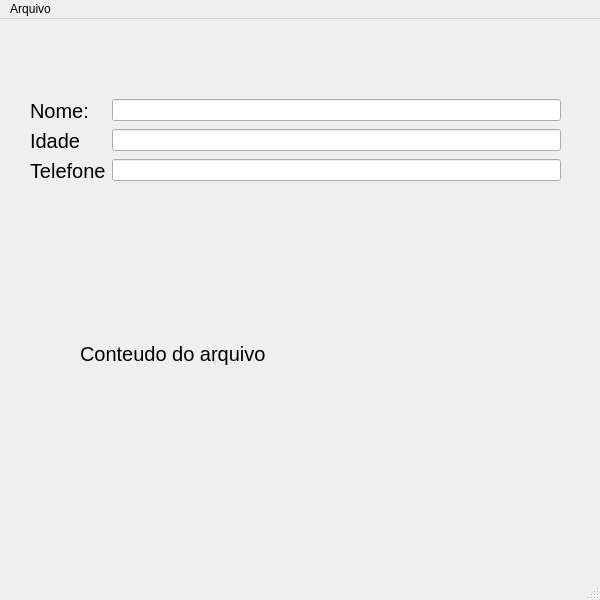
<?xml version="1.0" encoding="UTF-8"?>
<ui version="4.0">
 <class>MainWindow</class>
 <widget class="QMainWindow" name="MainWindow">
  <property name="geometry">
   <rect>
    <x>0</x>
    <y>0</y>
    <width>600</width>
    <height>600</height>
   </rect>
  </property>
  <property name="windowTitle">
   <string>MainWindow</string>
  </property>
  <widget class="QWidget" name="centralwidget">
   <widget class="QLabel" name="label_4">
    <property name="geometry">
     <rect>
      <x>80</x>
      <y>320</y>
      <width>400</width>
      <height>30</height>
     </rect>
    </property>
    <property name="font">
     <font>
      <pointsize>15</pointsize>
     </font>
    </property>
    <property name="text">
     <string>Conteudo do arquivo</string>
    </property>
   </widget>
   <widget class="QLabel" name="label_5">
    <property name="geometry">
     <rect>
      <x>40</x>
      <y>380</y>
      <width>511</width>
      <height>121</height>
     </rect>
    </property>
    <property name="text">
     <string/>
    </property>
   </widget>
   <widget class="QWidget" name="">
    <property name="geometry">
     <rect>
      <x>30</x>
      <y>80</y>
      <width>531</width>
      <height>201</height>
     </rect>
    </property>
    <layout class="QFormLayout" name="formLayout">
     <item row="0" column="0">
      <widget class="QLabel" name="label">
       <property name="font">
        <font>
         <pointsize>15</pointsize>
        </font>
       </property>
       <property name="text">
        <string>Nome:</string>
       </property>
      </widget>
     </item>
     <item row="0" column="1">
      <widget class="QLineEdit" name="lineEdit">
       <property name="text">
        <string/>
       </property>
      </widget>
     </item>
     <item row="1" column="0">
      <widget class="QLabel" name="label_2">
       <property name="font">
        <font>
         <pointsize>15</pointsize>
        </font>
       </property>
       <property name="text">
        <string>Idade</string>
       </property>
      </widget>
     </item>
     <item row="1" column="1">
      <widget class="QLineEdit" name="lineEdit_2"/>
     </item>
     <item row="2" column="0">
      <widget class="QLabel" name="label_3">
       <property name="font">
        <font>
         <pointsize>15</pointsize>
        </font>
       </property>
       <property name="text">
        <string>Telefone</string>
       </property>
      </widget>
     </item>
     <item row="2" column="1">
      <widget class="QLineEdit" name="lineEdit_3"/>
     </item>
    </layout>
   </widget>
  </widget>
  <widget class="QMenuBar" name="menubar">
   <property name="geometry">
    <rect>
     <x>0</x>
     <y>0</y>
     <width>600</width>
     <height>22</height>
    </rect>
   </property>
   <widget class="QMenu" name="menuArquivo">
    <property name="title">
     <string>Arquivo</string>
    </property>
    <addaction name="actionSalvar"/>
    <addaction name="actionAbrir"/>
   </widget>
   <addaction name="menuArquivo"/>
  </widget>
  <widget class="QStatusBar" name="statusbar"/>
  <action name="actionSalvar">
   <property name="text">
    <string>Salvar</string>
   </property>
  </action>
  <action name="actionAbrir">
   <property name="text">
    <string>Abrir</string>
   </property>
  </action>
 </widget>
 <resources/>
 <connections/>
</ui>
